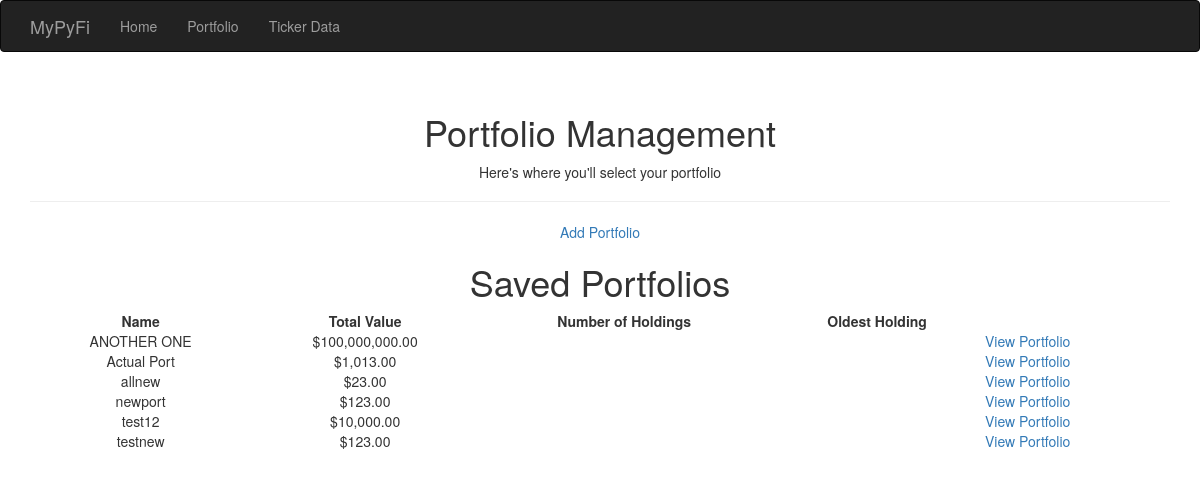
The page /portfolio_main on the database as committed earlier.
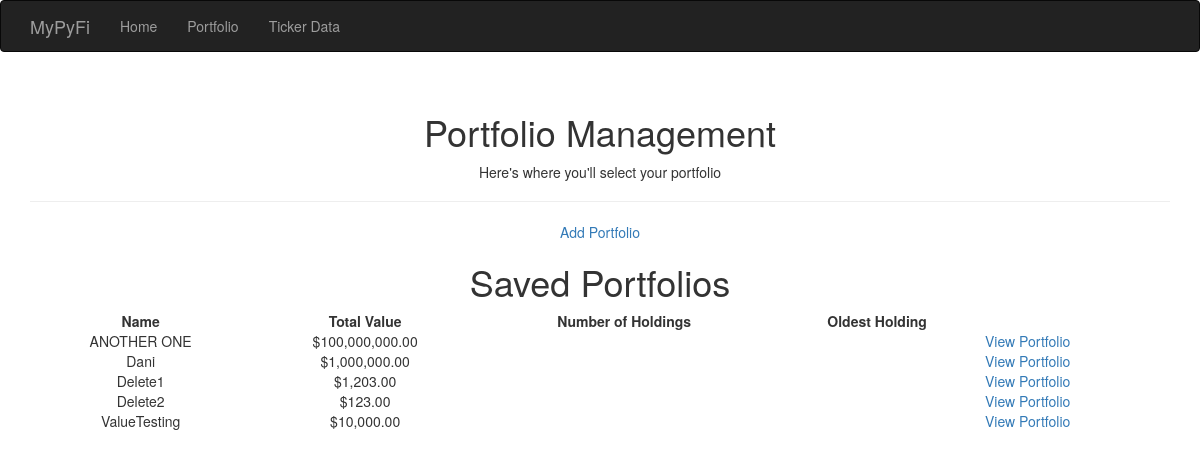
The same page on the database as committed later.
### app/models.py (models this page shows, shortened)
class Portfolio(db.Model):
    __tablename__ = 'portfolios'
    id = db.Column(db.Integer, primary_key=True, autoincrement=True)
    name = db.Column(db.String(25), unique=True)
    cash = db.Column(db.Float)
    holdings = db.relationship('Holding', backref='portfolio', lazy='dynamic')

### app/main/views.py (the view)
@main.route('/portfolio_main', methods=['GET', 'POST'])
def portfolio_main():
    portfolio_data = Portfolio.query.order_by(Portfolio.name).all()
    return render_template('portfolio_main.html', portfolio_data=portfolio_data)

### app/templates/portfolio_main.html (shortened to what this page needs)
{% extends "base.html" %}
{% import "bootstrap/wtf.html" as wtf %}
{% block page_content %}
<div class="page-header">
    <h1><center>Portfolio Management</center></h1>
    <p><center>Here's where you'll select your portfolio</center></p>
</div>
<div style="text-align:center">
    <a class="button" href="{{ url_for('main.portfolio_add') }}">Add Portfolio</a>
</div>
{% if not portfolio_data|count > 0 %}
    <h1><center>No Portfolios Found!</center></h1>
    <p><center>There are no portfolios saved</center></p>
{% else %}
    <h1><center>Saved Portfolios</center></h1>
    <table style="width:100%">
      <tr>
          <th><center>Name</center></th>
          <th><center>Total Value</center></th>
          <th><center>Number of Holdings</center></th>
          <th><center>Oldest Holding</center></th>
      </tr>
      {% for portfolio in portfolio_data %}
      <tr>
          <td><center>{{ portfolio["name"] }}</center></td>
          <td><center>{{ "${:,.2f}".format(portfolio["cash"]) }}</center></td>
          <td><center> </center></td>
          <td><center> </center></td>
          <td><a class="button" href="{{ url_for('main.portfolio', name=portfolio['name']) }}">View Portfolio</a></td>
      </tr>
      {% endfor %}
    </table>
{% endif %}
{% endblock %}

### app/templates/base.html (shortened to what this page needs)
{% extends "bootstrap/base.html" %}
{% block head %}
{{ super() }}
{% endblock %}
{% block navbar %}
<div class="navbar navbar-inverse" role="navigation">
    <div class="container">
        <div class="navbar-header">
            <a class="navbar-brand" href="/">MyPyFi</a>
        </div>
        <div class="navbar-collapse collapse">
            <ul class="nav navbar-nav">
                <li><a href="/">Home</a></li>
                <li><a href="{{ url_for('main.portfolio_main') }}">Portfolio</a></li>
                <li><a href="{{ url_for('main.ticker_data') }}">Ticker Data</a></li>
            </ul>
        </div>
    </div>
</div>
{% endblock %}
{% block content %}
<div class="container">
    {% block page_content %}{% endblock %}
</div>
{% endblock %}

Rows that differ between the two databases and show on the page:
removed Portfolio: name "Actual Port", cash "$1,013.00"
removed Portfolio: name "allnew", cash "$23.00"
removed Portfolio: name "newport", cash "$123.00"
removed Portfolio: name "test12", cash "$10,000.00"
removed Portfolio: name "testnew", cash "$123.00"
added Portfolio: name "Dani", cash "$1,000,000.00"
added Portfolio: name "Delete1", cash "$1,203.00"
added Portfolio: name "Delete2", cash "$123.00"
added Portfolio: name "ValueTesting", cash "$10,000.00"
